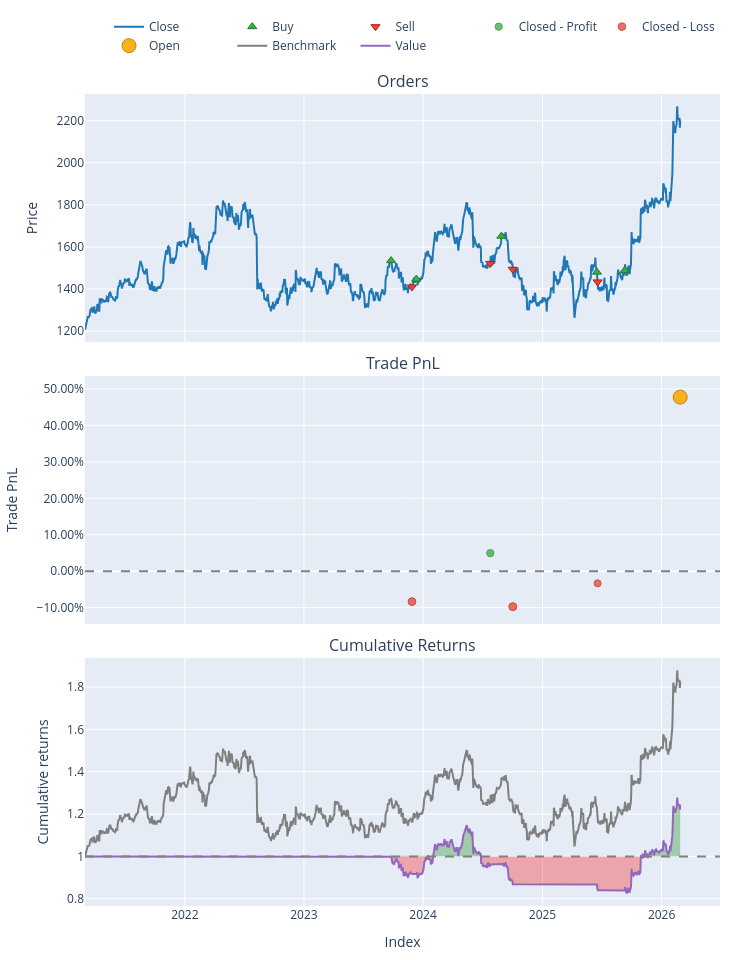

This figure's notebook cell:
### Markdown cell above
---
## 📉 Section 12: Strategy Backtesting (vectorbt)
*Backtests a EMA crossover strategy with realistic slippage and transaction costs.*

### Code cell
def run_backtest(price_df: pd.DataFrame, ticker: str):
    """
    Backtests an EMA 50/200 crossover strategy using vectorbt.
    Falls back to manual pandas backtest if vectorbt unavailable.
    """
    if price_df.empty or len(price_df) < 300:
        print("  ⚠️  Need ≥300 days for meaningful backtest")
        return

    print(f"\n📉 Backtesting EMA 50/200 Crossover — {ticker}")

    close = price_df["Close"].dropna()

    # ── Try vectorbt first
    try:
        import vectorbt as vbt
        ema_short = vbt.MA.run(close, 50, short_name="EMA50", ewm=True)
        ema_long  = vbt.MA.run(close, 200, short_name="EMA200", ewm=True)

        entries = ema_short.ma_crossed_above(ema_long)
        exits   = ema_short.ma_crossed_below(ema_long)

        pf = vbt.Portfolio.from_signals(
            close, entries, exits,
            fees=0.001,          # 0.1% commission
            slippage=0.0005,     # 0.05% slippage
            init_cash=100_000,
            freq="1D"
        )

        print(f"\n  vectorbt Portfolio Stats:")
        stats = pf.stats()
        key_stats = [
            "Total Return [%]", "Annualized Return [%]", "Annualized Volatility [%]",
            "Sharpe Ratio", "Max Drawdown [%]", "Win Rate [%]", "Total Trades"
        ]
        for s in key_stats:
            if s in stats.index:
                print(f"  {s:<35} {stats[s]:.2f}")

        pf.plot().show()
        return pf

    except Exception as e:
        print(f"  vectorbt not available ({e}), running manual backtest...")

    # ── Manual pandas backtest (fallback)
    df_bt = pd.DataFrame({"Close": close})
    df_bt["EMA_50"]  = close.ewm(span=50,  adjust=False).mean()
    df_bt["EMA_200"] = close.ewm(span=200, adjust=False).mean()

    df_bt["Signal"] = 0
    df_bt.loc[df_bt["EMA_50"] > df_bt["EMA_200"], "Signal"] = 1
    df_bt["Position"] = df_bt["Signal"].shift(1)

    COMMISSION = 0.001
    df_bt["DailyReturn"] = df_bt["Close"].pct_change()
    df_bt["StratReturn"] = df_bt["Position"] * df_bt["DailyReturn"]

    # Apply transaction costs on position changes
    df_bt["Trade"] = df_bt["Position"].diff().abs()
    df_bt["StratReturn"] -= df_bt["Trade"] * COMMISSION

    df_bt["CumBuyHold"] = (1 + df_bt["DailyReturn"]).cumprod()
    df_bt["CumStrategy"] = (1 + df_bt["StratReturn"]).cumprod()

    # Metrics
    n_days = len(df_bt.dropna())
    bh_total = df_bt["CumBuyHold"].iloc[-1] - 1
    strat_total = df_bt["CumStrategy"].iloc[-1] - 1
    bh_ann = (1 + bh_total) ** (252/n_days) - 1
    strat_ann = (1 + strat_total) ** (252/n_days) - 1

    strat_rets = df_bt["StratReturn"].dropna()
    sharpe = strat_rets.mean() / strat_rets.std() * np.sqrt(252)

    rolling_max = df_bt["CumStrategy"].cummax()
    drawdown = (df_bt["CumStrategy"] / rolling_max - 1)
    max_drawdown = drawdown.min()

    n_trades = int(df_bt["Trade"].sum())

    print(f"\n  {'─'*45}")
    print(f"  Strategy: EMA 50/200 Crossover | {ticker}")
    print(f"  {'─'*45}")
    print(f"  {'Buy & Hold Return:':<35} {bh_total*100:+.2f}%")
    print(f"  {'Strategy Total Return:':<35} {strat_total*100:+.2f}%")
    print(f"  {'Buy & Hold Ann. Return:':<35} {bh_ann*100:+.2f}%")
    print(f"  {'Strategy Ann. Return:':<35} {strat_ann*100:+.2f}%")
    print(f"  {'Sharpe Ratio:':<35} {sharpe:.3f}")
    print(f"  {'Max Drawdown:':<35} {max_drawdown*100:.2f}%")
    print(f"  {'Total Trades:':<35} {n_trades}")
    print(f"  {'─'*45}")
    outperform = strat_total > bh_total
    print(f"  Result: Strategy {'OUTPERFORMED ✅' if outperform else 'UNDERPERFORMED ❌'} Buy & Hold")

    # Plot
    fig = make_subplots(rows=2, cols=1, shared_xaxes=True,
                        row_heights=[0.6, 0.4],
                        subplot_titles=("Cumulative Returns", "Drawdown"))

    fig.add_trace(go.Scatter(x=df_bt.index, y=df_bt["CumBuyHold"],
                              name="Buy & Hold", line=dict(color="#42A5F5")), row=1, col=1)
    fig.add_trace(go.Scatter(x=df_bt.index, y=df_bt["CumStrategy"],
                              name="EMA Crossover", line=dict(color="#26a69a")), row=1, col=1)
    fig.add_trace(go.Scatter(x=df_bt.index, y=drawdown,
                              name="Drawdown", fill="tozeroy",
                              line=dict(color="#ef5350")), row=2, col=1)

    fig.update_layout(template="plotly_dark", height=600,
                      title=f"{ticker} — EMA 50/200 Crossover Backtest")
    fig.show()

    return df_bt


BACKTEST = run_backtest(DATA.price_5y, TICKER)

### Figure 1 — Plotly figure (JSON) as saved in the notebook; plotly's stock layout.template omitted (floating-point values rounded to 4 significant figures; data arrays with more than 128 entries replaced by an {"elided": "..."} marker saying what was removed)
{"data": [{"legendgroup": "0", "line": {"color": "#1f77b4"}, "name": "Close", "showlegend": true, "type": "scatter", "uid": "06237daa-aa31-4eec-aef0-6dee683b20b2", "x": {"elided": "1262 str values"}, "xaxis": "x", "y": {"elided": "1262 float values"}, "yaxis": "y"}, {"customdata": [[0.0, 65.08, 99.9], [2.0, 63.29, 91.57], [4.0, 58.2, 96.11], [6.0, 58.62, 86.77], [8.0, 56.35, 83.88]], "hovertemplate": "Order Id: %{customdata[0]}<br>Timestamp: %{x}<br>Price: %{y}<br>Size: %{customdata[1]:.6f}<br>Fees: %{customdata[2]:.6f}", "legendgroup": "1", "marker": {"color": "#37B13F", "line": {"color": "rgb(38,123,44)", "width": 1}, "size": 8, "symbol": "triangle-up"}, "mode": "markers", "name": "Buy", "type": "scatter", "uid": "b7ac23ed-dfb7-446c-9b4a-b672488eb3a6", "x": ["2023-09-25T00:00:00+01:00", "2023-12-11T00:00:00+00:00", "2024-08-28T00:00:00+01:00", "2025-06-17T00:00:00+01:00", "2025-09-10T00:00:00+01:00"], "xaxis": "x", "y": [1535.0, 1447.0, 1651.0, 1480.0, 1488.0], "yaxis": "y"}, {"customdata": [[1.0, 65.08, 91.75], [3.0, 63.29, 96.3], [5.0, 58.2, 86.95], [7.0, 58.62, 84.05]], "hovertemplate": "Order Id: %{customdata[0]}<br>Timestamp: %{x}<br>Price: %{y}<br>Size: %{customdata[1]:.6f}<br>Fees: %{customdata[2]:.6f}", "legendgroup": "2", "marker": {"color": "#EA4335", "line": {"color": "rgb(181,31,18)", "width": 1}, "size": 8, "symbol": "triangle-down"}, "mode": "markers", "name": "Sell", "type": "scatter", "uid": "249581db-6046-4845-a103-d2b74162e4a2", "x": ["2023-11-28T00:00:00+00:00", "2024-07-25T00:00:00+01:00", "2024-10-02T00:00:00+01:00", "2025-06-19T00:00:00+01:00"], "xaxis": "x", "y": [1410.0, 1522.0, 1494.0, 1434.0], "yaxis": "y"}, {"customdata": [[1.0, 1.0, 4547.0, 0.04966]], "hovertemplate": "Exit Trade Id: %{customdata[0]}<br>Position Id: %{customdata[1]}<br>Exit Timestamp: %{x}<br>PnL: %{customdata[2]:.6f}<br>Return: %{customdata[3]:.2%}", "legendgroup": "3", "marker": {"color": "#37B13F", "line": {"color": "rgb(38,123,44)", "width": 1}, "opacity": [0.7555], "size": [7.257], "symbol": "circle"}, "mode": "markers", "name": "Closed - Profit", "type": "scatter", "uid": "4c635735-0da6-432a-bfda-140586047f4d", "x": ["2024-07-25T00:00:00+01:00"], "xaxis": "x2", "y": [0.04966], "yaxis": "y2"}, {"customdata": [[0.0, 0.0, -8340.0, -0.08348], [2.0, 2.0, -9349.0, -0.09727], [3.0, 3.0, -2893.0, -0.03334]], "hovertemplate": "Exit Trade Id: %{customdata[0]}<br>Position Id: %{customdata[1]}<br>Exit Timestamp: %{x}<br>PnL: %{customdata[2]:.6f}<br>Return: %{customdata[3]:.2%}", "legendgroup": "4", "marker": {"color": "#EA4335", "line": {"color": "rgb(181,31,18)", "width": 1}, "opacity": [0.7669, 0.7716, 0.75], "size": [7.79, 8.007, 7.0], "symbol": "circle"}, "mode": "markers", "name": "Closed - Loss", "type": "scatter", "uid": "1bab205c-2853-4ad2-a1ce-3278c02e473a", "x": ["2023-11-28T00:00:00+00:00", "2024-10-02T00:00:00+01:00", "2025-06-19T00:00:00+01:00"], "xaxis": "x2", "y": [-0.08348, -0.09727, -0.03334], "yaxis": "y2"}, {"customdata": [[4.0, 4.0, 40070.0, 0.4777]], "hovertemplate": "Exit Trade Id: %{customdata[0]}<br>Position Id: %{customdata[1]}<br>Exit Timestamp: %{x}<br>PnL: %{customdata[2]:.6f}<br>Return: %{customdata[3]:.2%}", "legendgroup": "5", "marker": {"color": "#FFAA00", "line": {"color": "rgb(178,118,0)", "width": 1}, "opacity": [0.9], "size": [14.0], "symbol": "circle"}, "mode": "markers", "name": "Open", "type": "scatter", "uid": "32f4aa7c-72f0-48dd-b0e8-6f43c37c8197", "x": ["2026-02-27T00:00:00+00:00"], "xaxis": "x2", "y": [0.4777], "yaxis": "y2"}, {"legendgroup": "6", "line": {"color": "#7f7f7f"}, "name": "Benchmark", "showlegend": true, "type": "scatter", "uid": "d8e63d03-400b-4945-b516-8900d92f32c4", "x": {"elided": "1262 str values"}, "xaxis": "x3", "y": {"elided": "1262 float values"}, "yaxis": "y3"}, {"hoverinfo": "skip", "legendgroup": "7", "line": {"color": "rgba(0, 0, 0, 0)", "width": 0}, "opacity": 0, "showlegend": false, "type": "scatter", "uid": "a6b47307-6e20-4256-9fab-0d9b8e34a698", "x": {"elided": "1262 str values"}, "xaxis": "x3", "y": {"elided": "1262 int values"}, "yaxis": "y3"}, {"connectgaps": false, "fill": "tonexty", "fillcolor": "rgba(0, 128, 0, 0.3)", "hoverinfo": "skip", "legendgroup": "7", "line": {"color": "rgba(0, 0, 0, 0)", "width": 0}, "opacity": 0, "showlegend": false, "type": "scatter", "uid": "444486d2-8989-419c-9e24-ed5fa0462a41", "x": {"elided": "1262 str values"}, "xaxis": "x3", "y": {"elided": "1262 float values"}, "yaxis": "y3"}, {"hoverinfo": "skip", "legendgroup": "7", "line": {"color": "rgba(0, 0, 0, 0)", "width": 0}, "opacity": 0, "showlegend": false, "type": "scatter", "uid": "84547ef0-75cd-4820-886c-80e5ee25a1d3", "x": {"elided": "1262 str values"}, "xaxis": "x3", "y": {"elided": "1262 int values"}, "yaxis": "y3"}, {"connectgaps": false, "fill": "tonexty", "fillcolor": "rgba(255, 0, 0, 0.3)", "hoverinfo": "skip", "legendgroup": "7", "line": {"color": "rgba(0, 0, 0, 0)", "width": 0}, "opacity": 0, "showlegend": false, "type": "scatter", "uid": "dee6aa5b-48da-4940-aef8-0ee78e68706b", "x": {"elided": "1262 str values"}, "xaxis": "x3", "y": {"elided": "1262 float values"}, "yaxis": "y3"}, {"legendgroup": "8", "line": {"color": "#9467bd"}, "name": "Value", "showlegend": true, "type": "scatter", "uid": "c2597b69-a540-4a8c-ac8a-8847908e91b1", "x": {"elided": "1262 str values"}, "xaxis": "x3", "y": {"elided": "1262 float values"}, "yaxis": "y3"}, {"hoverinfo": "skip", "legendgroup": "7", "line": {"color": "rgba(0, 0, 0, 0)", "width": 0}, "opacity": 0, "showlegend": false, "type": "scatter", "uid": "49067f60-0596-4b3b-a9e4-55e990ca03cf", "x": {"elided": "1262 str values"}, "xaxis": "x3", "y": {"elided": "1262 int values"}, "yaxis": "y3"}], "layout": {"annotations": [{"font": {"size": 16}, "showarrow": false, "text": "Orders", "x": 0.5, "xanchor": "center", "xref": "paper", "y": 1, "yanchor": "bottom", "yref": "paper"}, {"font": {"size": 16}, "showarrow": false, "text": "Trade PnL", "x": 0.5, "xanchor": "center", "xref": "paper", "y": 0.6528, "yanchor": "bottom", "yref": "paper"}, {"font": {"size": 16}, "showarrow": false, "text": "Cumulative Returns", "x": 0.5, "xanchor": "center", "xref": "paper", "y": 0.3056, "yanchor": "bottom", "yref": "paper"}], "height": 960, "legend": {"orientation": "h", "traceorder": "normal", "x": 1, "xanchor": "right", "y": 1.042, "yanchor": "bottom"}, "margin": {"b": 30, "l": 30, "r": 30, "t": 30}, "shapes": [{"line": {"color": "gray", "dash": "dash"}, "type": "line", "x0": 0, "x1": 1, "xref": "paper", "y0": 0, "y1": 0, "yref": "y2"}, {"line": {"color": "gray", "dash": "dash"}, "type": "line", "x0": 0, "x1": 1, "xref": "paper", "y0": 1, "y1": 1, "yref": "y3"}], "showlegend": true, "width": 750, "xaxis": {"anchor": "y", "domain": [0, 1], "matches": "x3", "showticklabels": false}, "xaxis2": {"anchor": "y2", "domain": [0, 1], "matches": "x3", "showticklabels": false}, "xaxis3": {"anchor": "y3", "domain": [0, 1], "title": {"text": "Index"}}, "yaxis": {"anchor": "x", "domain": [0.6944, 1], "title": {"text": "Price"}}, "yaxis2": {"anchor": "x2", "domain": [0.3472, 0.6528], "tickformat": ".2%", "title": {"text": "Trade PnL"}}, "yaxis3": {"anchor": "x3", "domain": [0, 0.3056], "title": {"text": "Cumulative returns"}}}}
